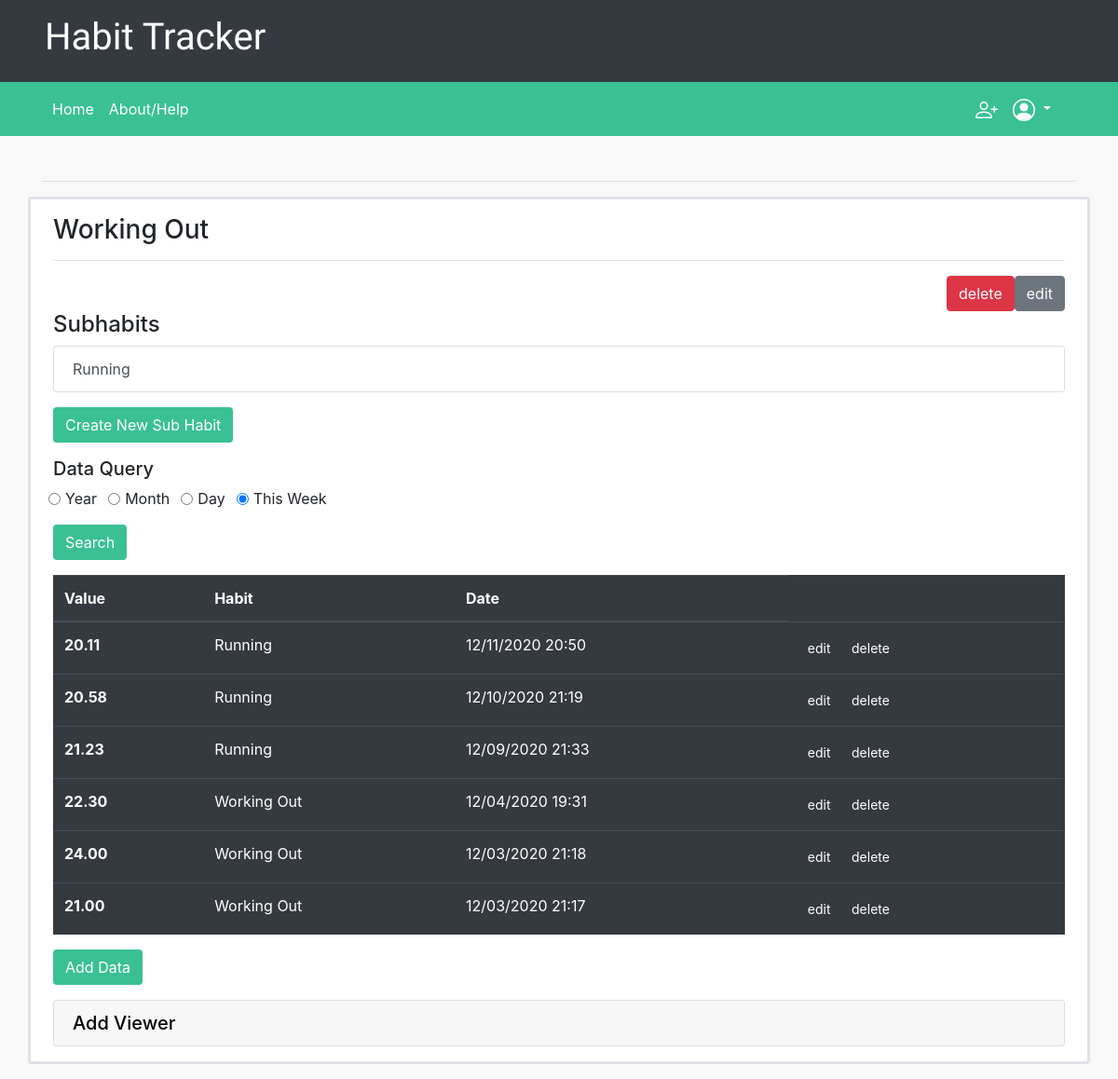
The page /habit/12 (signed in) on the database its author committed.
### habits/models.py (models this page shows, shortened)
class Habit(models.Model):
    name = models.CharField(max_length=60)
    owner = models.ForeignKey(User, on_delete=models.CASCADE, related_name="habits")
    viewers = models.ManyToManyField(User, related_name="viewing", default=None, blank=True)
    dataType = models.SmallIntegerField(default=0)
    def getDataSetType(self):
        types = {
            0: QuantitativeDataSet,
            1: QualitativeDataSet
        }
        return types[self.dataType]
    def getDataSet(self):
        return self.getDataSetType().objects.get(associatedHabit=self)

class SubHabit(Habit):
    mainHabit = models.ForeignKey(MainHabit, on_delete=models.CASCADE, related_name="subhabits")

class DataEntry(models.Model):
    date = models.DateTimeField(auto_now_add=True)

class QuantitativeData(DataEntry):
    parentSet = models.ForeignKey(QuantitativeDataSet, on_delete=models.CASCADE, related_name="dataEntries", default=None)
    content = models.DecimalField(max_digits=20, decimal_places=2)

class DataSet(models.Model):
    associatedHabit = models.OneToOneField(Habit, on_delete=models.CASCADE, related_name="dataSet")
    type = models.IntegerField(default=0)
    monthDays = {
        1: 31,
        3: 31,
        4: 30,
        5: 31,
        6: 30,
        7: 31,
        8: 31,
        9: 30,
        10: 31,
        11: 30,
        12: 31
    }

class DataEntry(models.Model):
    date = models.DateTimeField(auto_now_add=True)

### habits/views.py (the view)
# urls.py: path("habit/<int:habit_id>", views.viewHabit, name="viewHabit"),
@login_required
def viewHabit(request, habit_id):
    habit = MainHabit.objects.get(id=habit_id)
    allData = habit.getData().order_by('-date')
    return render(request, "habits/viewHabit.html", {
        "habit": habit,
        "allData": allData
    })

### habits/models.py (called while the page is built)
    def getData(self):
        data = self.getDataSet().dataEntries.all()
        subhabits = list(self.subhabits.all())
        for subhabit in subhabits:
            data = data | subhabit.getDataSet().dataEntries.all()
        return data

### habits/templates/habits/viewHabit.html (shortened to what this page needs)
{% extends "habits/layout.html" %}
{% block body %}
    <div class="row justify-content-center">
        <div class="border px-4 py-3 mb-3 rounded bform col-12">
            <h3>{{ habit.name }}</h3>
            <hr>
            <div class="d-flex flex-row-reverse">
                {% if user == habit.owner %}
                    <a href="{% url 'editHabit' habit.id %}"><button class="btn btn-secondary">edit</button></a>
                    <a href="{% url 'deleteHabit' habit.id %}"><button class="btn btn-danger">delete</button></a>
                {% endif %}
            </div>
            {% with subhabits=habit.subhabits.all %}
                <h4>Subhabits</h4>
                {% if subhabits %}
                    <div class="list-group">
                        {% for subhabit in subhabits %}
                            <a href="{% url 'viewSubHabit' subhabit.id %}" class="list-group-item list-group-item-action">{{ subhabit.name }}</a>
                        {% endfor %}
                    </div>
                {% else %}
                    <p>No Subhabits!</p>
                {% endif %}
                {% if user == habit.owner %}
                    <a href="{% url 'createSubHabit' habit.id %}"><button class="btn btn-login my-3">Create New Sub Habit</button></a>
                {% endif %}
            {% endwith %}
            {% if habit.dataType == 0 %}
                <h5>Data Query</h5>
                <div class="form-row">
                    <div class="form-check form-check-inline">
                        <input class="form-check-input" type="radio" name="dataQuery" id="yearLabel" value="year">
                        <label class="form-check-label" for="yearLabel">Year</label>
                    </div>
                    <div class="form-check form-check-inline">
                        <input class="form-check-input" type="radio" name="dataQuery" id="monthLabel" value="month">
                        <label class="form-check-label" for="monthLabel">Month</label>
                    </div>
                    <div class="form-check form-check-inline">
                        <input class="form-check-input" type="radio" name="dataQuery" id="dayLabel" value="day">
                        <label class="form-check-label" for="dayLabel">Day</label>
                    </div>
                    <div class="form-check form-check-inline">
                        <input class="form-check-input" type="radio" checked name="dataQuery" id="thisWeekLabel" value="thisWeek">
                        <label class="form-check-label" for="thisWeekLabel">This Week</label>
                    </div>
                </div>
                <button class="btn btn-login my-3" id="query-btn">Search</button>
            {% endif %}
            {% with datapoints=allData.all %}
                {% if datapoints %}
                    <table class="table table-hover table-dark">
                        <thead>
                            <tr>
                                <th scope="col">Value</th>
                                <th scope="col">Habit</th>
                                <th scope="col">Date</th>
                            </tr>
                        </thead>
                        {% for point in datapoints %}
                            <tr>
                                <th scope="row">{{ point.content }}</th>
                                <td>{{ point.parentSet.associatedHabit.name }}</td>
                                <td>{{ point.date|date:"SHORT_DATE_FORMAT" }} {{ point.date|time:"H:i" }}</td>
                                <td>
                                    <a href="{% url 'editEntry' point.parentSet.associatedHabit_id point.id %}">
                                        <button class="btn btn-dark btn-sm">edit</button>
                                    </a>
                                    <a href="{% url 'deleteEntry' point.parentSet.associatedHabit_id point.id %}">
                                        <button class="btn btn-dark btn-sm">delete</button>
                                    </a>
                                </td>
                            </tr>
                        {% endfor %}
                    </table>
                {% else %}
                    <h4>No data yet!</h4>
                    <p>Try to make some</p>
                {% endif%}
                {% if user == habit.owner %}
                    <a href="{% url 'addHabitData' habit.id %}"><button class="btn btn-login">Add Data</button></a>
                {% endif %}
            {% endwith %}
            {% if user == habit.owner %}
                <div class="accordion md-accordion mt-3" id="accordionEx" role="tablist" aria-multiselectable="true">
                    <div class="card">
                        <div class="card-header" role="tab" id="headingOne1">
                            <a data-toggle="collapse" data-parent="#accordionEx" href="#collapseOne1" aria-expanded="true"
                            aria-controls="collapseOne1" id="add-viewer">
                            <h5 class="mb-0">
                                Add Viewer
                            </h5>
                            </a>
                        </div>
                    </div>
                </div>
            {% endif %}
        </div>
    </div>
{% endblock %}

### habits/static/habits/style.css (style rules this page uses)
.bform { background-color: white; border-width: 3px !important; }
.btn-login { background-color: #3ac093; color: white; }
#add-viewer { color: black; }
body { background-color: #f8f8f8; }

### rows shown on the page
Habit: name "Working Out"
SubHabit: name "Running"
QuantitativeData: content "20.11", parentSet.associatedHabit.name "Running", date "12/11/2020", date "20:50"
QuantitativeData: content "20.58", parentSet.associatedHabit.name "Running", date "12/10/2020", date "21:19"
QuantitativeData: content "21.23", parentSet.associatedHabit.name "Running", date "12/09/2020", date "21:33"
QuantitativeData: content "22.30", parentSet.associatedHabit.name "Working Out", date "12/04/2020", date "19:31"
QuantitativeData: content "24.00", parentSet.associatedHabit.name "Working Out", date "12/03/2020", date "21:18"
QuantitativeData: content "21.00", parentSet.associatedHabit.name "Working Out", date "12/03/2020", date "21:17"
